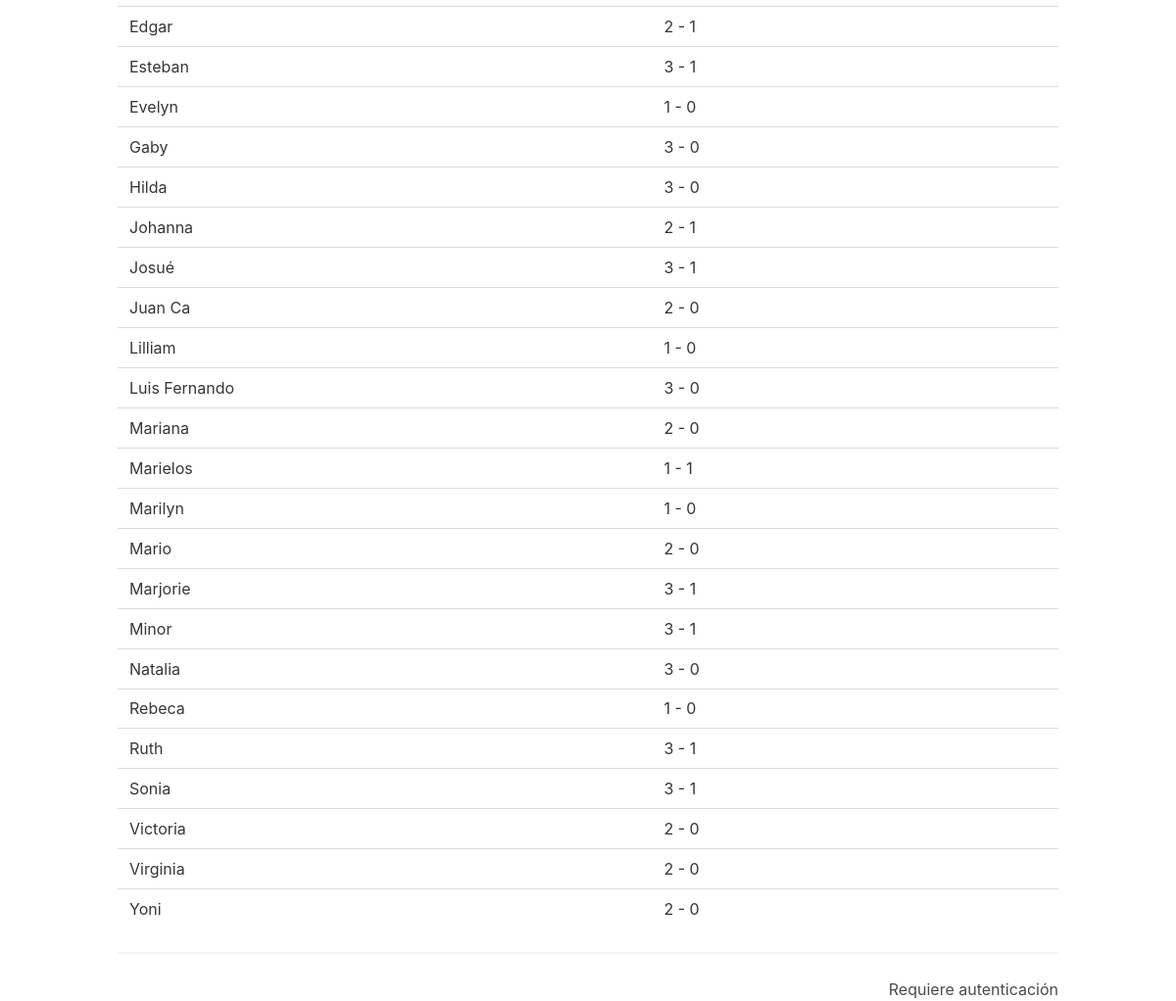
/dashboard/bets/1660 (lower part), run on an earlier commit of the app's database.
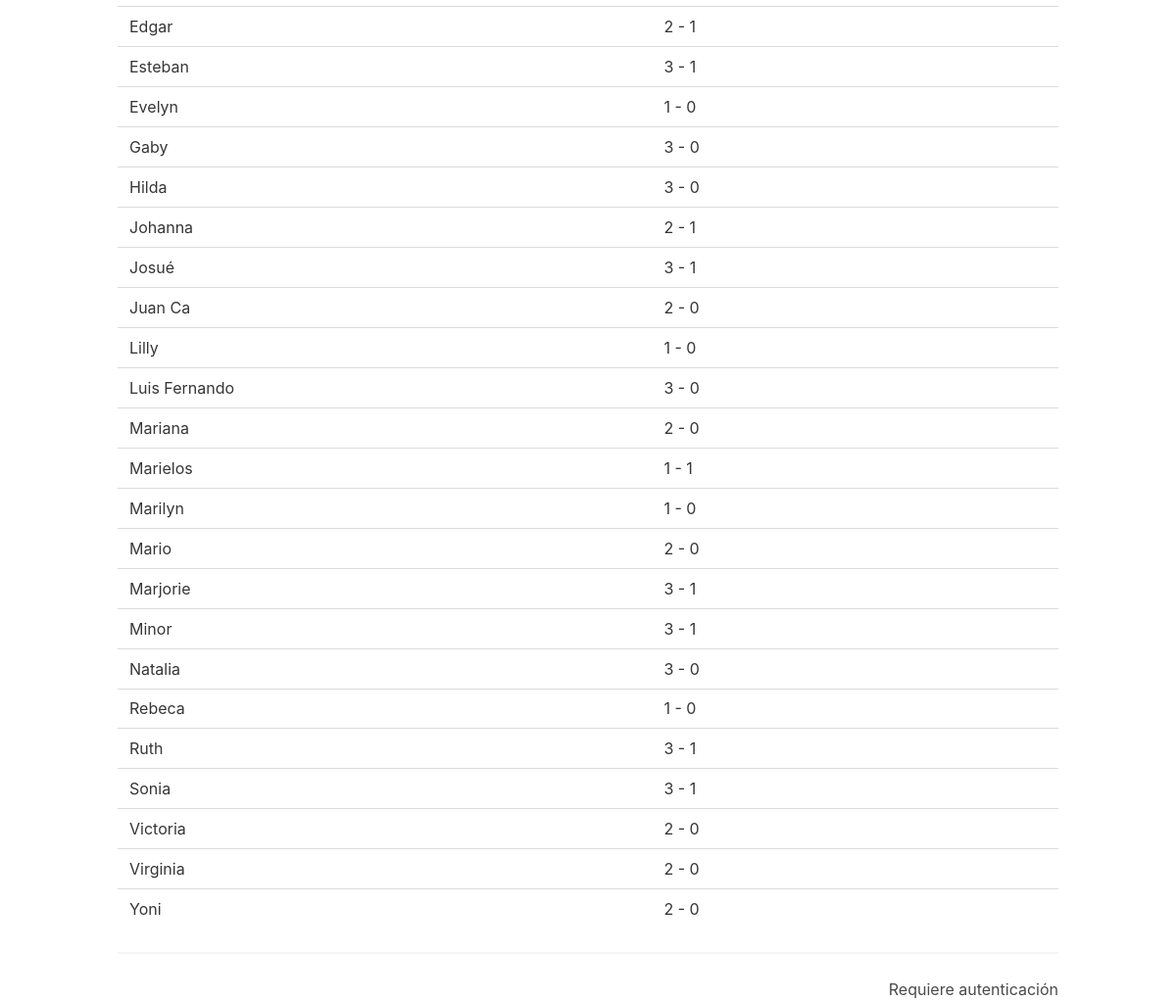
And on a later commit of the database.
### dashboard/models.py (models this page shows, shortened)
class Bet(models.Model):
    source = models.ForeignKey('Gambler', on_delete=models.DO_NOTHING, verbose_name='Fuente')
    match = models.ForeignKey('Match', on_delete=models.DO_NOTHING, verbose_name='Partido de referencia')
    team1 = models.ForeignKey('Team', on_delete=models.DO_NOTHING, related_name='bteam1', default="2",
                              verbose_name='Equipo 1')
    team2 = models.ForeignKey('Team', on_delete=models.DO_NOTHING, related_name='bteam2', default="2",
                              verbose_name='Equipo 2')
    goals_team1 = models.IntegerField(default=0, verbose_name='Goles equipo 1')
    goals_team2 = models.IntegerField(default=0, verbose_name='Goles equipo 2')
    checked = models.BooleanField(default=False)
    @property
    def sorted_bets_set(self):
        return self.match.bet_set.order_by('source__name')
    class Meta:
        ordering = ["source"]
        unique_together = (("source", "match"),)

class Gambler(models.Model):
    name = models.CharField(max_length=48)
    points_result = models.IntegerField(default=0)
    points_score = models.IntegerField(default=0)
    points_8vo = models.IntegerField(default=0)
    points_4vo = models.IntegerField(default=0)
    points_semi = models.IntegerField(default=0)
    points_3er = models.IntegerField(default=0)
    points_final = models.IntegerField(default=0)

### dashboard/views.py (the view)
# urls.py: url(r'^bets/(?P<pk>\d+)$', views.BetDetailView.as_view(), name='bet-detail'),
class BetDetailView(DetailView):
    model = Bet

### dashboard/models.py (called while the page is built)
    def __str__(self):
        return self.name

### templates/dashboard/bet_detail.html (shortened to what this page needs)
{% extends 'base.html' %}
{% block content %}
    <div class="level">
        <table class="table">
            <tbody>
            {% for b in bet.sorted_bets_set %}
                <tr>
                {% if bet.source.name == 'Oficial' %}
                    {% if b.source.name != 'Oficial' %}
                        <td>{{ b.source.name }}</td>
                        <td>{{ b.goals_team1 }} - {{ b.goals_team2 }} </td>
                    {% endif %}
                {% else %}
                    <td>{{ b.source.name }}</td>
                    <td>{{ b.goals_team1 }} - {{ b.goals_team2 }} </td>
                {% endif %}
                </tr>
            {% endfor %}
            </tbody>
        </table>
    </div>
    <hr>
    {% if user.is_authenticated %}
        <a class="button is-info is-pulled-left" href="{% url 'bet-update' bet.pk %}">Actualizar</a>
        <a class="button is-danger is-pulled-right" href="{% url 'bet-delete' bet.pk %}">Eliminar</a>
    {% else %}
        <p class="is-pulled-right">Requiere autenticación</p>
    {% endif %}
{% endblock %}

What changed in the data, as far as the page shows it:
changed through a linked row, Bet: source.name "Lilliam" → "Lilly"
